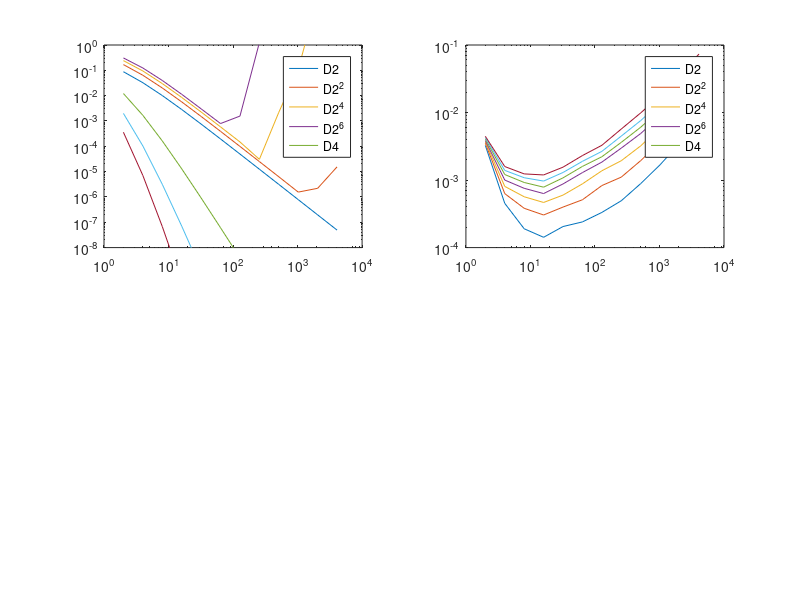

MATLAB code for this plot:

N = [ 2.^(1:12)];
k=N(1)-1;
for idx=1:length(N)
	n=N(idx);
	A = (n+1)^2*spdiags(ones(n,1)*[1 -2 1],-1:1,n,n);
	tic
	e = eigs(A,k,'SM');
	T(idx,1) = toc;
	Err(idx,1) = (e(1) + pi^2)/pi^2;
	e = eigs(A^2,k,'SM');
	T(idx,2) = toc;
	Err(idx,2) = (e(end) - pi^4)/pi^4;
	e = eigs(A^3,k,'SM');
	T(idx,3) = toc;
	Err(idx,3) = (e(1) + pi^6)/pi^6;
	e = eigs(A^4,k,'SM');
	T(idx,4) = toc;
	Err(idx,4) = (e(end) - pi^8)/pi^8;
	e = eigs(A - 1/12*1/(n+1)^2*A^2,k,'SM')
	T(idx,5) = toc;
	Err(idx,5) = (e(1) + pi^2)/pi^2;
	e = eigs(A - 1/12*1/(n+1)^2*A^2 + 1/90*1/(n+1)^4*A^3,k,'SM')
	T(idx,6) = toc;
	Err(idx,6) = (e(1) + pi^2)/pi^2;
	e = eigs(A - 1/12*1/(n+1)^2*A^2 + 1/90*1/(n+1)^4*A^3 - 1/560*1/(n+1)^6*A^4,k,'SM')
	T(idx,7) = toc;
	Err(idx,7) = (e(1) + pi^2)/pi^2;
end
subplot(2,2,1)
loglog(N,abs(Err));
legend('D2','D2^2','D2^4','D2^6','D4')
ylim([1e-8 1])
subplot(2,2,2)
loglog(N,T);
T./(T(:,1)*ones(1,7))
Err = Err./(Err(:,1)*ones(1,7));
Err(2:4,1:7)
legend('D2','D2^2','D2^4','D2^6','D4')

